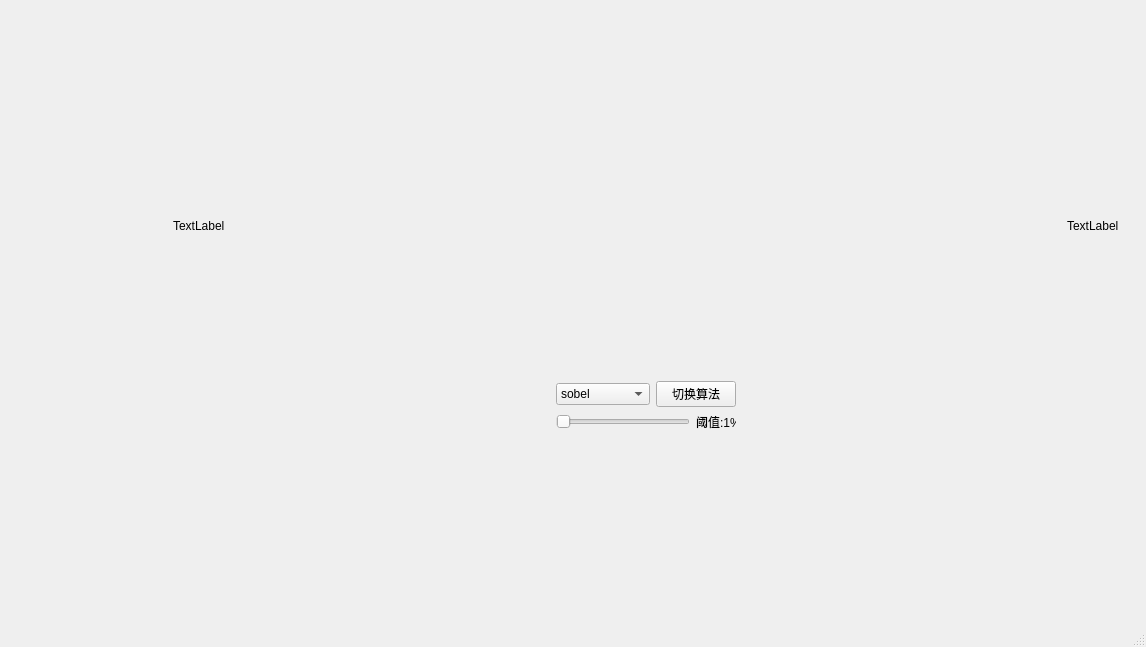
<?xml version="1.0" encoding="UTF-8"?>
<ui version="4.0">
 <class>MainWindow</class>
 <widget class="QMainWindow" name="MainWindow">
  <property name="geometry">
   <rect>
    <x>0</x>
    <y>0</y>
    <width>1146</width>
    <height>647</height>
   </rect>
  </property>
  <property name="windowTitle">
   <string>MainWindow</string>
  </property>
  <widget class="QWidget" name="centralwidget">
   <widget class="QWidget" name="gridLayoutWidget">
    <property name="geometry">
     <rect>
      <x>10</x>
      <y>20</y>
      <width>1271</width>
      <height>821</height>
     </rect>
    </property>
    <layout class="QGridLayout" name="gridLayout">
     <item row="0" column="5">
      <layout class="QVBoxLayout" name="verticalLayout_2">
       <item>
        <spacer name="verticalSpacer_2">
         <property name="orientation">
          <enum>Qt::Vertical</enum>
         </property>
         <property name="sizeHint" stdset="0">
          <size>
           <width>20</width>
           <height>40</height>
          </size>
         </property>
        </spacer>
       </item>
       <item>
        <layout class="QHBoxLayout" name="horizontalLayout">
         <item>
          <widget class="QComboBox" name="comboBox">
           <property name="enabled">
            <bool>true</bool>
           </property>
           <item>
            <property name="text">
             <string>sobel</string>
            </property>
           </item>
           <item>
            <property name="text">
             <string>otsu</string>
            </property>
           </item>
           <item>
            <property name="text">
             <string>阈值分割</string>
            </property>
           </item>
           <item>
            <property name="text">
             <string>canny edge</string>
            </property>
           </item>
           <item>
            <property name="text">
             <string>watershed</string>
            </property>
           </item>
           <item>
            <property name="text">
             <string>test</string>
            </property>
           </item>
          </widget>
         </item>
         <item>
          <widget class="QPushButton" name="button">
           <property name="text">
            <string>切换算法</string>
           </property>
          </widget>
         </item>
        </layout>
       </item>
       <item>
        <layout class="QHBoxLayout" name="horizontalLayout_2">
         <item>
          <widget class="QSlider" name="threshold_slider">
           <property name="enabled">
            <bool>false</bool>
           </property>
           <property name="orientation">
            <enum>Qt::Horizontal</enum>
           </property>
          </widget>
         </item>
         <item>
          <widget class="QLabel" name="label_thresholdvalue">
           <property name="maximumSize">
            <size>
             <width>40</width>
             <height>16777215</height>
            </size>
           </property>
           <property name="text">
            <string>阈值:1%</string>
           </property>
          </widget>
         </item>
        </layout>
       </item>
      </layout>
     </item>
     <item row="0" column="1">
      <widget class="QLabel" name="label">
       <property name="text">
        <string>TextLabel</string>
       </property>
      </widget>
     </item>
     <item row="0" column="7">
      <spacer name="horizontalSpacer_5">
       <property name="orientation">
        <enum>Qt::Horizontal</enum>
       </property>
       <property name="sizeHint" stdset="0">
        <size>
         <width>40</width>
         <height>20</height>
        </size>
       </property>
      </spacer>
     </item>
     <item row="0" column="2">
      <spacer name="horizontalSpacer_2">
       <property name="orientation">
        <enum>Qt::Horizontal</enum>
       </property>
       <property name="sizeHint" stdset="0">
        <size>
         <width>40</width>
         <height>20</height>
        </size>
       </property>
      </spacer>
     </item>
     <item row="0" column="3">
      <spacer name="horizontalSpacer_3">
       <property name="orientation">
        <enum>Qt::Horizontal</enum>
       </property>
       <property name="sizeHint" stdset="0">
        <size>
         <width>40</width>
         <height>20</height>
        </size>
       </property>
      </spacer>
     </item>
     <item row="0" column="9">
      <spacer name="horizontalSpacer_6">
       <property name="orientation">
        <enum>Qt::Horizontal</enum>
       </property>
       <property name="sizeHint" stdset="0">
        <size>
         <width>40</width>
         <height>20</height>
        </size>
       </property>
      </spacer>
     </item>
     <item row="0" column="0">
      <spacer name="horizontalSpacer">
       <property name="orientation">
        <enum>Qt::Horizontal</enum>
       </property>
       <property name="sizeHint" stdset="0">
        <size>
         <width>40</width>
         <height>20</height>
        </size>
       </property>
      </spacer>
     </item>
     <item row="0" column="8">
      <widget class="QLabel" name="label_2">
       <property name="text">
        <string>TextLabel</string>
       </property>
      </widget>
     </item>
     <item row="0" column="6">
      <spacer name="horizontalSpacer_4">
       <property name="orientation">
        <enum>Qt::Horizontal</enum>
       </property>
       <property name="sizeHint" stdset="0">
        <size>
         <width>40</width>
         <height>20</height>
        </size>
       </property>
      </spacer>
     </item>
     <item row="1" column="5">
      <spacer name="verticalSpacer">
       <property name="orientation">
        <enum>Qt::Vertical</enum>
       </property>
       <property name="sizeHint" stdset="0">
        <size>
         <width>20</width>
         <height>40</height>
        </size>
       </property>
      </spacer>
     </item>
    </layout>
   </widget>
  </widget>
  <widget class="QMenuBar" name="menubar">
   <property name="geometry">
    <rect>
     <x>0</x>
     <y>0</y>
     <width>1146</width>
     <height>23</height>
    </rect>
   </property>
  </widget>
  <widget class="QStatusBar" name="statusbar"/>
 </widget>
 <resources/>
 <connections/>
</ui>
